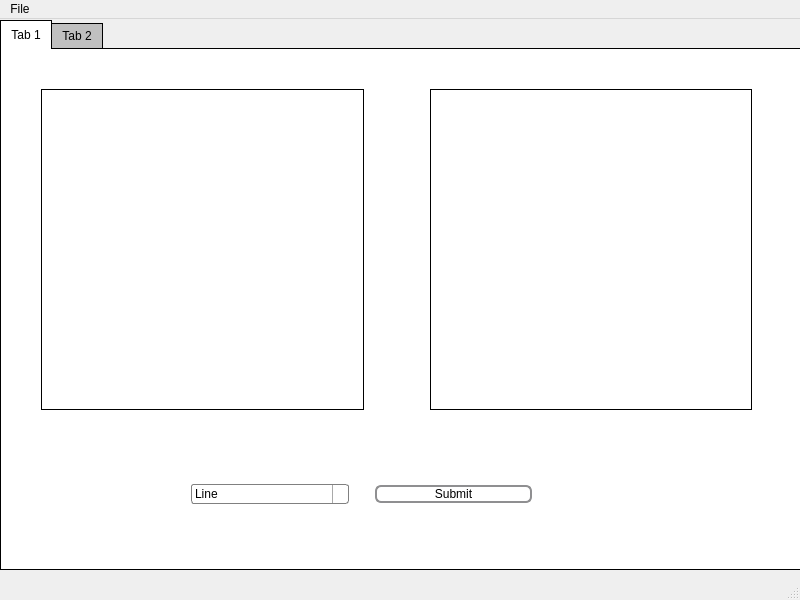
<?xml version="1.0" encoding="UTF-8"?>
<ui version="4.0">
 <class>MainWindow</class>
 <widget class="QMainWindow" name="MainWindow">
  <property name="geometry">
   <rect>
    <x>0</x>
    <y>0</y>
    <width>800</width>
    <height>600</height>
   </rect>
  </property>
  <property name="maximumSize">
   <size>
    <width>800</width>
    <height>600</height>
   </size>
  </property>
  <property name="windowTitle">
   <string>MainWindow</string>
  </property>
  <widget class="QWidget" name="centralwidget">
   <property name="enabled">
    <bool>true</bool>
   </property>
   <widget class="QTabWidget" name="tabWidget">
    <property name="geometry">
     <rect>
      <x>0</x>
      <y>0</y>
      <width>801</width>
      <height>551</height>
     </rect>
    </property>
    <property name="styleSheet">
     <string notr="true">QTabWidget::pane {
    border: 1px solid black;
    background: white;
}

QTabWidget::tab-bar:top {
    top: 1px;
}

QTabWidget::tab-bar:bottom {
    bottom: 1px;
}

QTabWidget::tab-bar:left {
    right: 1px;
}

QTabWidget::tab-bar:right {
    left: 1px;
}

QTabBar::tab {
    border: 1px solid black;
}

QTabBar::tab:selected {
    background: white;
}

QTabBar::tab:!selected {
    background: silver;
}

QTabBar::tab:!selected:hover {
    background: #999;
}

QTabBar::tab:top:!selected {
    margin-top: 3px;
}

QTabBar::tab:bottom:!selected {
    margin-bottom: 3px;
}

QTabBar::tab:top, QTabBar::tab:bottom {
    min-width: 8ex;
    margin-right: -1px;
    padding: 5px 10px 5px 10px;
}

QTabBar::tab:top:selected {
    border-bottom-color: none;
}

QTabBar::tab:bottom:selected {
    border-top-color: none;
}

QTabBar::tab:top:last, QTabBar::tab:bottom:last,
QTabBar::tab:top:only-one, QTabBar::tab:bottom:only-one {
    margin-right: 0;
}

QTabBar::tab:left:!selected {
    margin-right: 3px;
}

QTabBar::tab:right:!selected {
    margin-left: 3px;
}

QTabBar::tab:left, QTabBar::tab:right {
    min-height: 8ex;
    margin-bottom: -1px;
    padding: 10px 5px 10px 5px;
}

QTabBar::tab:left:selected {
    border-left-color: none;
}

QTabBar::tab:right:selected {
    border-right-color: none;
}

</string>
    </property>
    <property name="currentIndex">
     <number>0</number>
    </property>
    <widget class="QWidget" name="tab">
     <attribute name="title">
      <string>Tab 1</string>
     </attribute>
     <widget class="QWidget" name="horizontalLayoutWidget_2">
      <property name="geometry">
       <rect>
        <x>190</x>
        <y>410</y>
        <width>341</width>
        <height>71</height>
       </rect>
      </property>
      <layout class="QHBoxLayout" name="horizontalLayout_2">
       <item>
        <widget class="QComboBox" name="typeComboBox">
         <property name="styleSheet">
          <string notr="true">QComboBox {
    border: 1px solid gray;
    border-radius: 3px;
    padding: 1px 18px 1px 3px;
    min-width: 6em;
}

QComboBox:editable {
    background: white;
}

QComboBox:!editable, QComboBox::drop-down:editable {
     background: qlineargradient(x1: 0, y1: 0, x2: 0, y2: 1,
                                 stop: 0 #E1E1E1, stop: 0.4 #DDDDDD,
                                 stop: 0.5 #D8D8D8, stop: 1.0 #D3D3D3);
}

/* QComboBox gets the &quot;on&quot; state when the popup is open */
QComboBox:!editable:on, 
QComboBox::drop-down:editable:on {
    background: qlineargradient(x1: 0, y1: 0, x2: 0, y2: 1,
                                stop: 0 #D3D3D3, stop: 0.4 #D8D8D8,
                                stop: 0.5 #DDDDDD, stop: 1.0 #E1E1E1);
}

QComboBox:on { /* shift the text when the popup opens */
    padding-top: 3px;
    padding-left: 4px;
}

QComboBox::drop-down {
    subcontrol-origin: padding;
    subcontrol-position: top right;
    width: 15px;

    border-left-width: 1px;
    border-left-color: darkgray;
    border-left-style: solid; /* just a single line */
    border-top-right-radius: 3px; /* same radius as the QComboBox */
    border-bottom-right-radius: 3px;
}

QComboBox::down-arrow {
    image: url(/usr/share/icons/crystalsvg/16x16/actions/1downarrow.png);
}

QComboBox::down-arrow:on { /* shift the arrow when popup is open */
    top: 1px;
    left: 1px;
}
QComboBox QAbstractItemView {
  /*The pop-up of the QComboBox is a QAbstractItemView and is styled using the descendant selector:*/
    border: 2px solid darkgray;
    selection-background-color: lightgray;
}</string>
         </property>
         <item>
          <property name="text">
           <string>Line</string>
          </property>
         </item>
         <item>
          <property name="text">
           <string>Circle</string>
          </property>
         </item>
         <item>
          <property name="text">
           <string>Ellipse</string>
          </property>
         </item>
         <item>
          <property name="text">
           <string/>
          </property>
         </item>
        </widget>
       </item>
       <item>
        <spacer name="verticalSpacer">
         <property name="orientation">
          <enum>Qt::Vertical</enum>
         </property>
         <property name="sizeHint" stdset="0">
          <size>
           <width>20</width>
           <height>40</height>
          </size>
         </property>
        </spacer>
       </item>
       <item>
        <widget class="QPushButton" name="submitBtn">
         <property name="styleSheet">
          <string notr="true">QPushButton {
    border: 2px solid #8f8f91;
    border-radius: 6px;
    background-color: qlineargradient(x1: 0, y1: 0, x2: 0, y2: 1,
                                      stop: 0 #f6f7fa, stop: 1 #dadbde);
    min-width: 80px;
}
QPushButton:pressed {
    background-color: qlineargradient(x1: 0, y1: 0, x2: 0, y2: 1,
                                      stop: 0 #dadbde, stop: 1 #f6f7fa);
}
QPushButton:flat {
    border: none; /* no border for a flat push button */
}
QPushButton:default {
    border-color: navy; /* make the default button prominent */
}
QPushButton:open { /* when the button has its menu open */
    background-color: qlineargradient(x1: 0, y1: 0, x2: 0, y2: 1,
                                      stop: 0 #dadbde, stop: 1 #f6f7fa);
}

QPushButton::menu-indicator {
    image: url(menu_indicator.png);
    subcontrol-origin: padding;
    subcontrol-position: bottom right;
}

QPushButton::menu-indicator:pressed, QPushButton::menu-indicator:open {
    position: relative;
    top: 2px; left: 2px; /* shift the arrow by 2 px */
}</string>
         </property>
         <property name="text">
          <string>Submit</string>
         </property>
        </widget>
       </item>
      </layout>
     </widget>
     <widget class="QWidget" name="layoutWidget">
      <property name="geometry">
       <rect>
        <x>40</x>
        <y>40</y>
        <width>711</width>
        <height>321</height>
       </rect>
      </property>
      <layout class="QHBoxLayout" name="horizontalLayout_25">
       <item>
        <layout class="QVBoxLayout" name="verticalLayout_2">
         <item>
          <widget class="QLabel" name="originalImg">
           <property name="styleSheet">
            <string notr="true">QLabel {
    border: 1px solid #000000; qproperty-alignment: AlignCenter;
}</string>
           </property>
           <property name="text">
            <string/>
           </property>
          </widget>
         </item>
        </layout>
       </item>
       <item>
        <spacer name="horizontalSpacer_2">
         <property name="orientation">
          <enum>Qt::Horizontal</enum>
         </property>
         <property name="sizeType">
          <enum>QSizePolicy::Maximum</enum>
         </property>
         <property name="sizeHint" stdset="0">
          <size>
           <width>60</width>
           <height>20</height>
          </size>
         </property>
        </spacer>
       </item>
       <item>
        <layout class="QVBoxLayout" name="verticalLayout_3">
         <item>
          <widget class="QLabel" name="outputImg">
           <property name="styleSheet">
            <string notr="true">QLabel {
    border: 1px solid #000000; qproperty-alignment: AlignCenter;
}</string>
           </property>
           <property name="text">
            <string/>
           </property>
          </widget>
         </item>
        </layout>
       </item>
      </layout>
     </widget>
    </widget>
    <widget class="QWidget" name="tab_2">
     <attribute name="title">
      <string>Tab 2</string>
     </attribute>
     <widget class="QWidget" name="layoutWidget_2">
      <property name="geometry">
       <rect>
        <x>80</x>
        <y>70</y>
        <width>651</width>
        <height>291</height>
       </rect>
      </property>
      <layout class="QHBoxLayout" name="horizontalLayout_26">
       <item>
        <layout class="QVBoxLayout" name="verticalLayout_4">
         <item>
          <widget class="QLabel" name="originalImg_2">
           <property name="styleSheet">
            <string notr="true">QLabel {
    border: 1px solid #000000; 
}</string>
           </property>
           <property name="text">
            <string/>
           </property>
          </widget>
         </item>
        </layout>
       </item>
       <item>
        <spacer name="horizontalSpacer_3">
         <property name="orientation">
          <enum>Qt::Horizontal</enum>
         </property>
         <property name="sizeType">
          <enum>QSizePolicy::Maximum</enum>
         </property>
         <property name="sizeHint" stdset="0">
          <size>
           <width>60</width>
           <height>20</height>
          </size>
         </property>
        </spacer>
       </item>
       <item>
        <layout class="QVBoxLayout" name="verticalLayout_5">
         <item>
          <widget class="QLabel" name="outputImg_2">
           <property name="styleSheet">
            <string notr="true">QLabel {
    border: 1px solid #000000; 
}</string>
           </property>
           <property name="text">
            <string/>
           </property>
          </widget>
         </item>
        </layout>
       </item>
      </layout>
     </widget>
     <widget class="QWidget" name="horizontalLayoutWidget_3">
      <property name="geometry">
       <rect>
        <x>320</x>
        <y>390</y>
        <width>191</width>
        <height>71</height>
       </rect>
      </property>
      <layout class="QHBoxLayout" name="horizontalLayout_3">
       <item>
        <widget class="QPushButton" name="submitBtn_2">
         <property name="styleSheet">
          <string notr="true">QPushButton {
    border: 2px solid #8f8f91;
    border-radius: 6px;
    background-color: qlineargradient(x1: 0, y1: 0, x2: 0, y2: 1,
                                      stop: 0 #f6f7fa, stop: 1 #dadbde);
    min-width: 80px;
}
QPushButton:pressed {
    background-color: qlineargradient(x1: 0, y1: 0, x2: 0, y2: 1,
                                      stop: 0 #dadbde, stop: 1 #f6f7fa);
}
QPushButton:flat {
    border: none; /* no border for a flat push button */
}
QPushButton:default {
    border-color: navy; /* make the default button prominent */
}
QPushButton:open { /* when the button has its menu open */
    background-color: qlineargradient(x1: 0, y1: 0, x2: 0, y2: 1,
                                      stop: 0 #dadbde, stop: 1 #f6f7fa);
}

QPushButton::menu-indicator {
    image: url(menu_indicator.png);
    subcontrol-origin: padding;
    subcontrol-position: bottom right;
}

QPushButton::menu-indicator:pressed, QPushButton::menu-indicator:open {
    position: relative;
    top: 2px; left: 2px; /* shift the arrow by 2 px */
}</string>
         </property>
         <property name="text">
          <string>Submit</string>
         </property>
        </widget>
       </item>
      </layout>
     </widget>
     <widget class="QLCDNumber" name="Area">
      <property name="geometry">
       <rect>
        <x>690</x>
        <y>390</y>
        <width>64</width>
        <height>23</height>
       </rect>
      </property>
      <property name="styleSheet">
       <string notr="true">QLCDNumber {
    color: #FFCC00; /* Text color */
    background-color: #333; /* Background color */
    border: 1px solid #FFCC00; /* Border style */
    border-radius: 5px; /* Border radius */
}

QLCDNumber::segment {
    background-color: #FFCC00; /* Segment color */
}

QLCDNumber::small {
    font-size: 10pt; /* Small digit size */
}

QLCDNumber::large {
    font-size: 20pt; /* Large digit size */
}</string>
      </property>
     </widget>
     <widget class="QLCDNumber" name="premetier">
      <property name="geometry">
       <rect>
        <x>690</x>
        <y>430</y>
        <width>64</width>
        <height>23</height>
       </rect>
      </property>
      <property name="styleSheet">
       <string notr="true">QLCDNumber {
    color: #FFCC00; /* Text color */
    background-color: #333; /* Background color */
    border: 1px solid #FFCC00; /* Border style */
    border-radius: 5px; /* Border radius */
}

QLCDNumber::segment {
    background-color: #FFCC00; /* Segment color */
}

QLCDNumber::small {
    font-size: 10pt; /* Small digit size */
}

QLCDNumber::large {
    font-size: 20pt; /* Large digit size */
}</string>
      </property>
     </widget>
     <widget class="QLabel" name="label">
      <property name="geometry">
       <rect>
        <x>610</x>
        <y>390</y>
        <width>71</width>
        <height>20</height>
       </rect>
      </property>
      <property name="text">
       <string>Area</string>
      </property>
     </widget>
     <widget class="QLabel" name="label_2">
      <property name="geometry">
       <rect>
        <x>602</x>
        <y>430</y>
        <width>71</width>
        <height>20</height>
       </rect>
      </property>
      <property name="text">
       <string>Perimeter</string>
      </property>
     </widget>
    </widget>
   </widget>
  </widget>
  <widget class="QMenuBar" name="menubar">
   <property name="geometry">
    <rect>
     <x>0</x>
     <y>0</y>
     <width>800</width>
     <height>25</height>
    </rect>
   </property>
   <widget class="QMenu" name="menuFile">
    <property name="title">
     <string>File</string>
    </property>
    <addaction name="actionUpload"/>
   </widget>
   <addaction name="menuFile"/>
  </widget>
  <widget class="QStatusBar" name="statusbar"/>
  <action name="actionUpload">
   <property name="text">
    <string>Upload</string>
   </property>
  </action>
 </widget>
 <resources/>
 <connections/>
</ui>
